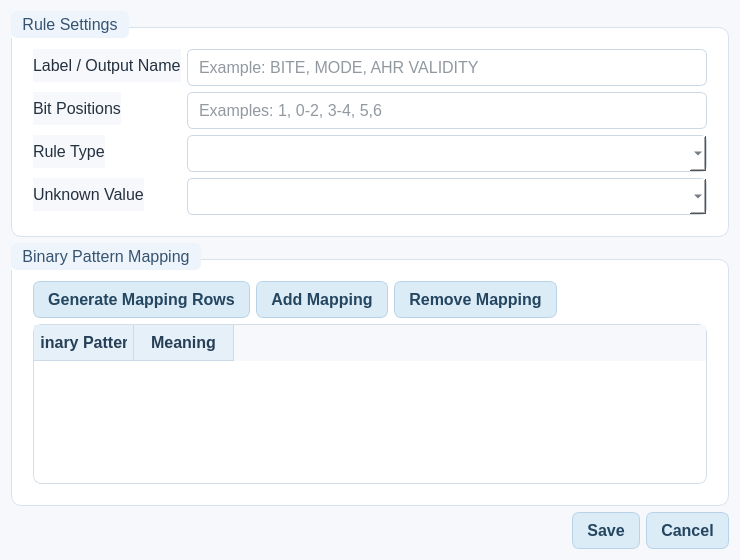
<?xml version="1.0" encoding="UTF-8"?>
<ui version="4.0">
 <class>BitfieldRuleDialog</class>
 <widget class="QDialog" name="BitfieldRuleDialog">
  <property name="geometry"><rect><x>0</x><y>0</y><width>740</width><height>560</height></rect></property>
  <property name="windowTitle"><string>Bitfield Decode Rule</string></property>
  <property name="styleSheet"><string>QWidget{font-family:&quot;Segoe UI&quot;,&quot;Noto Sans&quot;,Arial;font-size:12pt;color:#24313f;background-color:#f6f8fb;}QDialog{background-color:#f6f8fb;}QGroupBox{background-color:#ffffff;border:1px solid #d8e2ee;border-radius:10px;margin-top:16px;padding:12px;}QGroupBox::title{subcontrol-origin:margin;subcontrol-position:top left;padding:4px 9px;color:#36536f;background-color:#edf4fb;border-radius:6px;font-weight:600;}QLineEdit,QComboBox{background-color:#ffffff;border:1px solid #cbd8e6;border-radius:6px;padding:7px 9px;selection-background-color:#b9d7f0;}QLineEdit:focus,QComboBox:focus{border:1px solid #7aa7c7;background-color:#fbfdff;}QPushButton{background-color:#dcecf7;border:1px solid #b8d3e7;border-radius:7px;padding:8px 14px;color:#244660;font-weight:600;}QPushButton:hover{background-color:#cfe4f3;}QTableWidget{background-color:#ffffff;alternate-background-color:#f3f8fc;gridline-color:#d7e2ed;border:1px solid #d4dee9;border-radius:8px;selection-background-color:#c8def0;selection-color:#162536;}QHeaderView::section{background-color:#e6f0f8;color:#263f56;border:0px;border-right:1px solid #cddae7;border-bottom:1px solid #cddae7;padding:6px;font-weight:600;}</string></property>
  <layout class="QVBoxLayout" name="mainLayout">
   <item><widget class="QGroupBox" name="ruleSettingsGroup"><property name="title"><string>Rule Settings</string></property><layout class="QFormLayout" name="formLayout"><item row="0" column="0"><widget class="QLabel" name="lblLabel"><property name="text"><string>Label / Output Name</string></property></widget></item><item row="0" column="1"><widget class="QLineEdit" name="txtLabel"><property name="placeholderText"><string>Example: BITE, MODE, AHR VALIDITY</string></property></widget></item><item row="1" column="0"><widget class="QLabel" name="lblBits"><property name="text"><string>Bit Positions</string></property></widget></item><item row="1" column="1"><widget class="QLineEdit" name="txtBits"><property name="placeholderText"><string>Examples: 1, 0-2, 3-4, 5,6</string></property></widget></item><item row="2" column="0"><widget class="QLabel" name="lblType"><property name="text"><string>Rule Type</string></property></widget></item><item row="2" column="1"><widget class="QComboBox" name="cboType"/></item><item row="3" column="0"><widget class="QLabel" name="lblUnknown"><property name="text"><string>Unknown Value</string></property></widget></item><item row="3" column="1"><widget class="QComboBox" name="cboUnknown"/></item></layout></widget></item>
   <item><widget class="QGroupBox" name="mappingGroup"><property name="title"><string>Binary Pattern Mapping</string></property><layout class="QVBoxLayout" name="mappingLayout"><item><layout class="QHBoxLayout" name="mappingButtonLayout"><item><widget class="QPushButton" name="btnGenerateMappings"><property name="text"><string>Generate Mapping Rows</string></property></widget></item><item><widget class="QPushButton" name="btnAddMapping"><property name="text"><string>Add Mapping</string></property></widget></item><item><widget class="QPushButton" name="btnRemoveMapping"><property name="text"><string>Remove Mapping</string></property></widget></item><item><spacer name="mappingButtonStretch"><property name="orientation"><enum>Qt::Horizontal</enum></property><property name="sizeHint" stdset="0"><size><width>40</width><height>20</height></size></property></spacer></item></layout></item><item><widget class="QTableWidget" name="tblMappings"><property name="alternatingRowColors"><bool>true</bool></property><property name="selectionBehavior"><enum>QAbstractItemView::SelectRows</enum></property><column><property name="text"><string>Binary Pattern</string></property></column><column><property name="text"><string>Meaning</string></property></column></widget></item></layout></widget></item>
   <item><widget class="QDialogButtonBox" name="buttonBox"><property name="orientation"><enum>Qt::Horizontal</enum></property><property name="standardButtons"><set>QDialogButtonBox::Cancel|QDialogButtonBox::Save</set></property></widget></item>
  </layout>
 </widget>
 <resources/>
 <connections/>
</ui>
